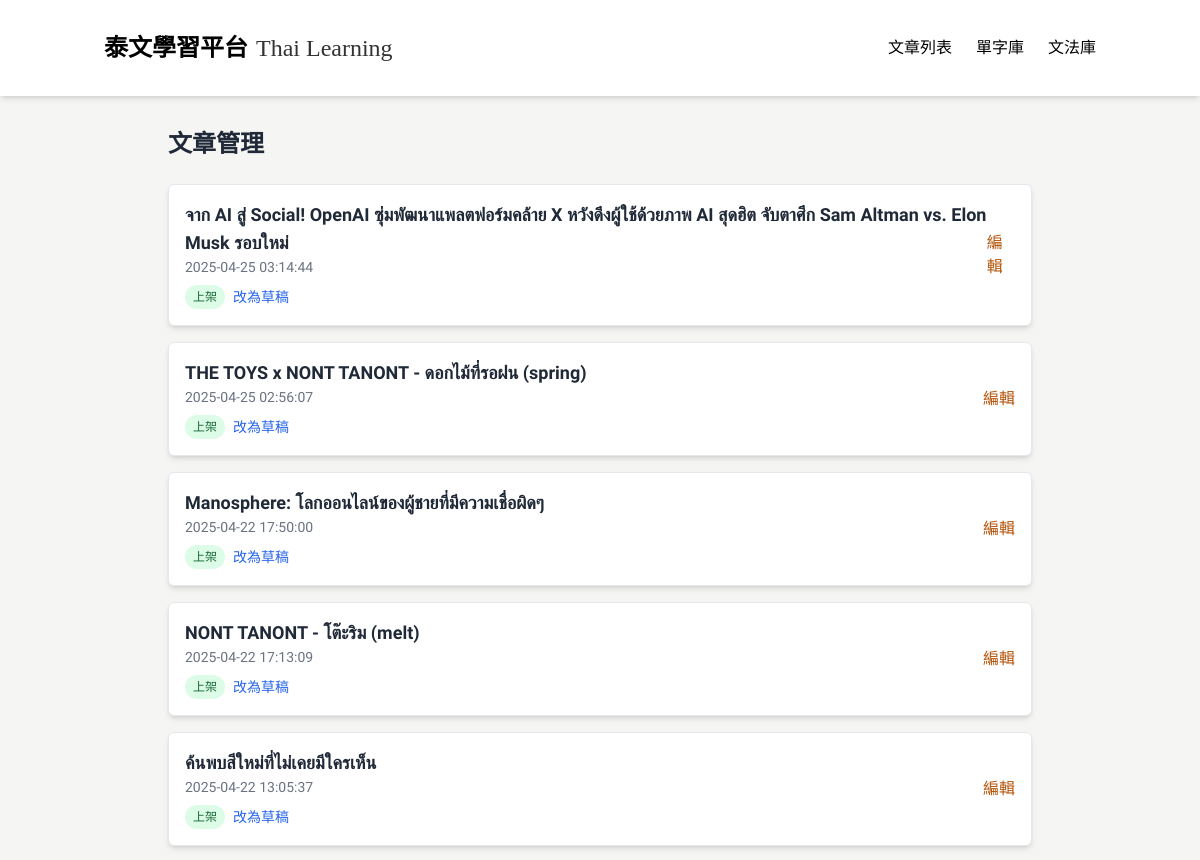
/admin (upper part), run on an earlier commit of the app's database.
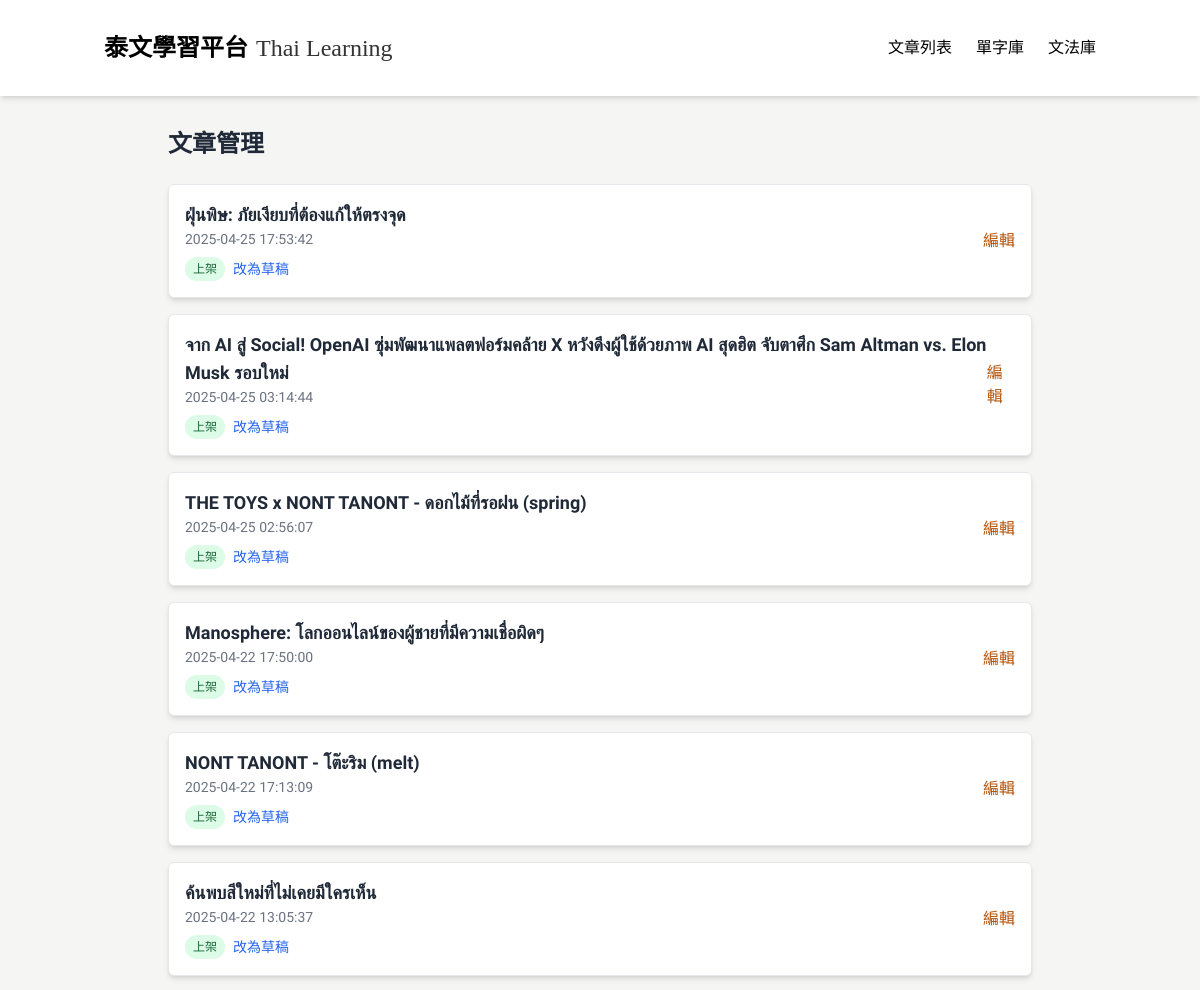
And on a later commit of the database.
### tables this page shows
CREATE TABLE Article (
            id INTEGER PRIMARY KEY AUTOINCREMENT,
            title TEXT,
            chineseTitle TEXT,
            content TEXT,
            chineseContent TEXT,
            category TEXT,
            url TEXT,
            status TEXT,
            createdAt TEXT,
            updatedAt TEXT,
            authorId INTEGER
        );

### app_sqlite.py (the view)
@app.route('/admin')
def admin():
    conn = get_db_connection()
    articles = conn.execute('SELECT id, title, createdAt, status FROM Article ORDER BY createdAt DESC').fetchall()
    conn.close()
    return render_template('admin.html', articles=articles)

### app_sqlite.py (called while the page is built)
def get_db_connection():
    base_path = os.path.dirname(os.path.abspath(__file__))
    db_path = os.path.join(base_path, 'data.db')
    conn = sqlite3.connect(db_path)  # SQLite 檔名
    conn.row_factory = sqlite3.Row     # 讓取出的資料像字典一樣操作
    return conn

### templates/admin.html (shortened to what this page needs)
<!DOCTYPE html>
<html lang="zh-TW">
<head>
  <script src="https://cdn.tailwindcss.com"></script>
</head>
<body>
  <nav class="bg-white shadow-md sticky top-0 z-50">
    <div class="container mx-auto px-4 py-4">
      <div class="flex justify-between items-center py-4">
        <div class="flex items-center space-x-2">
          <a href="/" class="flex items-end space-x-2">
            <span class="nav-title text-2xl font-bold text-black">泰文學習平台</span>
            <span class="nav-subtitle text-2xl text-black/80 self-end">Thai Learning</span>
          </a>
        </div>
        <div class="hidden md:flex space-x-6">
          <a href="/" class="tab-btn active-tab text-black hover:text-gray-700" data-tab="articles">文章列表</a>
          <a href="/vocabulary" class="text-black hover:text-gray-700">單字庫</a>
          <a href="/grammar" class="text-black hover:text-gray-700">文法庫</a>
        </div>
      </div>
    </div>
  </nav>
<div class="max-w-4xl mx-auto px-4 py-8">
  <h1 class="text-2xl font-bold text-[#1F2937] mb-6">文章管理</h1>
  <div class="space-y-4">
    {% for article in articles %}
      <div class="p-4 border rounded-md bg-white shadow-md">
        <div class="flex justify-between items-center">
          <div>
            <h2 class="text-lg font-semibold text-[#1F2937]">{{ article.title }}</h2>
            <p class="text-sm text-gray-500">{{ article.createdAt }}</p>
            <div class="flex items-center gap-2 mt-2">
              <span class="text-xs px-2 py-1 rounded-full {{ 'bg-green-100 text-green-800' if article.status == 'published' else 'bg-gray-200 text-gray-700' }}">
                {{ '上架' if article.status == 'published' else '草稿' }}
              </span>
              <form method="POST" action="/admin/toggle-status/{{ article.id }}">
                <button type="submit" class="text-sm text-blue-600 hover:underline">
                  {{ '改為草稿' if article.status == 'published' else '改為上架' }}
                </button>
              </form>
            </div>
          </div>
          <a href="/admin/edit-article/{{ article.id }}" class="text-[#B45309] hover:underline">編輯</a>
        </div>
      </div>
    {% endfor %}
  </div>
</div>

What changed in the data, as far as the page shows it:
added Article: title "ฝุ่นพิษ: ภัยเงียบที่ต้องแก้ให้ตรงจุด", createdAt "2025-04-25 17:53:42", status "上架", status "改為草稿"
